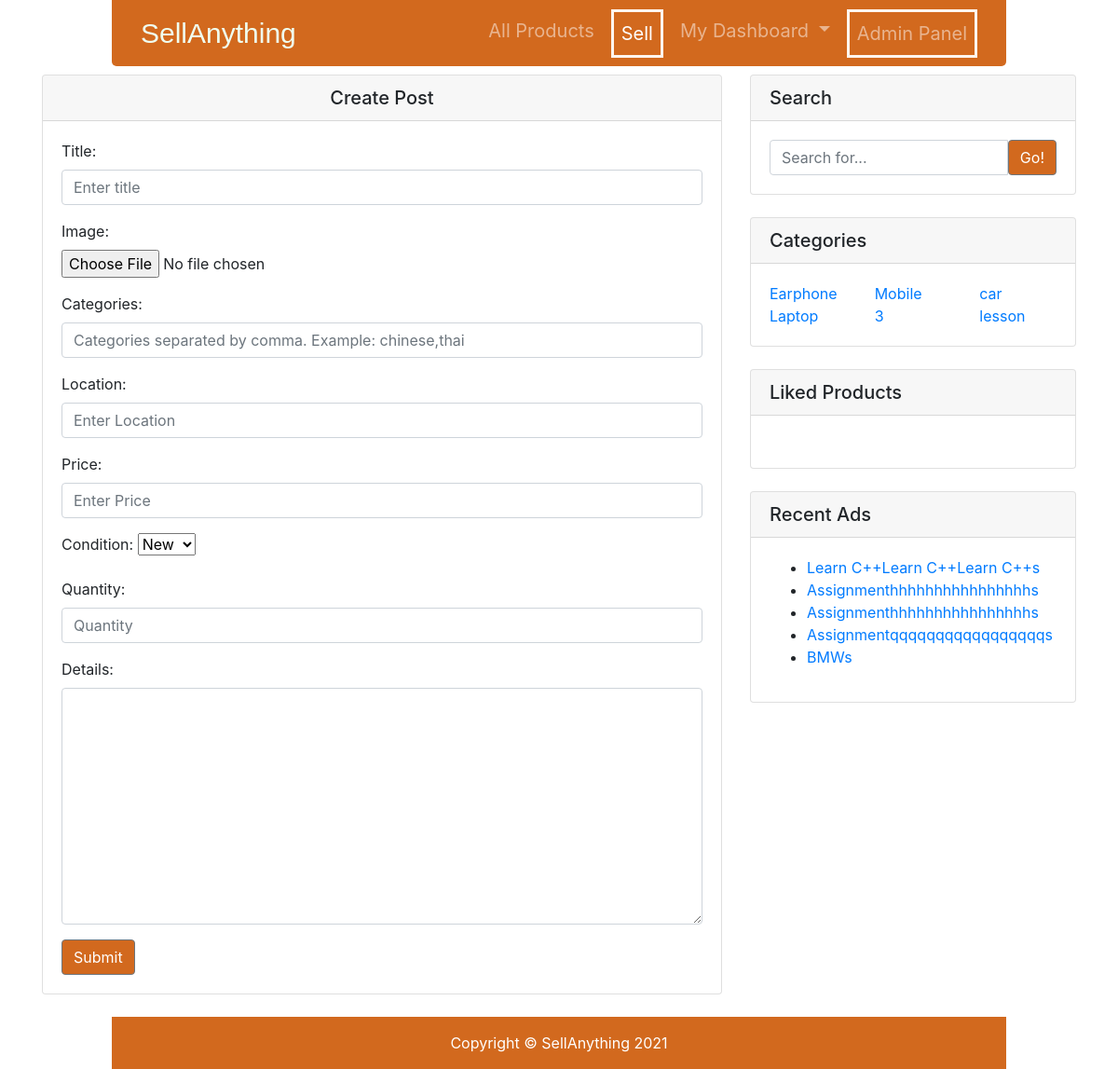
The page /create/ (signed in) on the database its author committed.
### products/models.py (models this page shows, shortened)
class Product(models.Model):
    pCondition=[
        ('New','New'),
        ('Used','Used'),
    ]
    user = models.ForeignKey(User, on_delete=models.CASCADE)
    title = models.CharField(max_length=120)
    image = models.ImageField(upload_to='products/')
    categories = models.CharField(max_length=120)
    location = models.CharField(max_length=120)
    price = models.IntegerField()
    condition = models.CharField(max_length=10,choices=pCondition)
    quantity = models.PositiveIntegerField(default=1)
    details = models.TextField()
    slug = models.SlugField(unique=True, blank=True)
    likes = models.ManyToManyField(User, related_name='post_likes', blank=True)
    created_at = models.DateTimeField(auto_now_add=True)
    updated_at = models.DateTimeField(auto_now=True)
    is_published = models.BooleanField(default=False)

### products/views.py (the view, shortened to what this page needs)
# urls.py: path('create/', ProductCreateView.as_view(), name='create'),
class ProductCreateView(LoginRequiredMixin, SuccessMessageMixin, CreateView):
    template_name = 'products/product_form.html'
    form_class = ProductCreateForm
    email='shuvo131662@gmail.com'
    success_url = reverse_lazy('my_products')
    success_message = "Post Created Successfully"
    send_mail(
                            'New product Posted',
                            'Hello, you have a new product request!',
                            'shuvo131662@gmail.com',
                            [email],
                            fail_silently=False
                        )

### products/forms.py
class ProductCreateForm(forms.ModelForm):
    pCondition=[
        ('New','New'),
        ('Used','Used'),
    ]
    title = forms.CharField(widget=forms.TextInput(attrs={'class':'form-control','placeholder': 'Enter title'}))
    categories = forms.CharField(widget=forms.TextInput(attrs={'class': 'form-control', 'placeholder': 'Categories separated by comma. Example: chinese,thai'}))
    image = forms.ImageField(widget=forms.FileInput(attrs={'class': 'form-control-file'}))
    location = forms.CharField(widget=forms.TextInput(
        attrs={'class': 'form-control', 'placeholder': 'Enter Location'}))
    price = forms.IntegerField(widget=forms.NumberInput(
        attrs={'class': 'form-control', 'placeholder': 'Enter Price'}))
    condition = forms.ChoiceField(label="Condition",choices=pCondition,widget=SelectWOA)
    quantity = forms.IntegerField(widget=forms.NumberInput(
        attrs={'class': 'form-control', 'placeholder': 'Quantity'}))
    details = forms.CharField(widget=forms.Textarea(attrs={'class': 'form-control'}))
    class Meta:
        model = Product
        fields = ['title','image','categories','location','price','condition','quantity','details']

### products/context_processor.py (called while the page is built)
def categories(request):
    cat_list = []
    all_cat = Product.objects.all()
    for cat in all_cat:
        name_list = cat.categories.split(',')
        for item in name_list:
            cat_list.append(item)
    cat_dict = {'categories': set(cat_list)}
    return cat_dict

def user_liked_products(request):
        products = Product.objects.filter(likes=request.user.id)
        return {'user_liked_products': products}

def recent_products(request):
    products = Product.objects.all().order_by('-created_at')[:5]
    return {'recent_products': products}

### products/forms.py (called while the page is built)
    def create_option(self, name, value, label, selected, index,
                      subindex=None, attrs=None):
        if isinstance(label, dict):
            opt_attrs = label.copy()
            label = opt_attrs.pop('label')
        else:
            opt_attrs = {}
        option_dict = super(SelectWOA, self).create_option(name, value,
            label, selected, index, subindex=subindex, attrs=attrs)
        for key,val in opt_attrs.items():
            option_dict['attrs'][key] = val
        return option_dict

### templates/products/product_form.html (shortened to what this page needs)
{% extends 'base.html' %}
{% block content %}
<div class="row">
    <div class="col-md-8 my-4">
        <div class="card">
            <h5 class="card-header text-center">
                {% if 'update' in request.path %}
                Update Post
                {% else %}
                Create Post
                {% endif %}
            </h5>
            <div class="card-body">
                <form action="" method="post" enctype="multipart/form-data">
                    {{ form.as_p }}
                    <button class="btn btn-secondary" type="submit">Submit</button>
                </form>
            </div>
        </div>
    </div>
    {% endblock content %}

### templates/partials/_widgets.html (shortened to what this page needs)
<div class="col-md-4">
    <div class="card my-4">
        <h5 class="card-header">Search</h5>
        <div class="card-body">
            <form action="{% url 'home' %}" method="get">
                <div class="input-group">
                    <input type="search" name='q' class="form-control" placeholder="Search for..." value="{{ request.GET.q }}" required>
                    <span class="input-group-btn">
                        <button class="btn btn-secondary" type="submit">Go!</button>
                    </span>
                </div>
            </form>
        </div>
    </div>
    <div class="card my-4">
        <h5 class="card-header">Categories</h5>
        <div class="card-body">
            <div class="row">
                {% for cat in categories %}
                <div class="col-md-4">
                <a href="{% url 'home' %}?q={{ request.GET.q }}&cat={{ cat }}">{{ cat }}</a>
                </div>
                {% endfor %}
            </div>
        </div>
    </div>
    {% if user.is_authenticated %}
    <div class="card my-4">
        <h5 class="card-header">Liked Products</h5>
        <div class="card-body">
        </div>
    </div>
    {%endif%}
    <div class="card my-4">
        <h5 class="card-header">Recent Ads</h5>
        <div class="card-body">
            <ul>
                {% for post in recent_products %}
                <li><a href="/{{ post.slug }}">{{ post.title }}s</a></li>
                {% endfor %}
            </ul>
        </div>
    </div>
</div>
</div>

### static/products/css/style.css (style rules this page uses)
body { padding-top: 56px; }
.navbar,.btn,.footer { background-color: chocolate !important; }

### rows shown on the page
Product: categories "Earphone", title "Assignmenthhhhhhhhhhhhhhhh"
Product: categories "Mobile"
Product: categories "Laptop"
Product: title "Learn C++Learn C++Learn C++"
Product: title "Assignmenthhhhhhhhhhhhhhhh"
Product: title "Assignmentqqqqqqqqqqqqqqqqq"
Product: title "BMW"

### other values the page prints
{{ cat }} "car" "3" "lesson"
